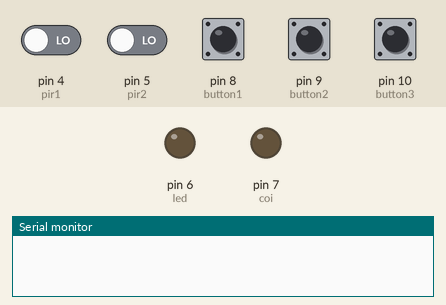
Recording of a sketch running on a simulated Arduino Uno, built with avr-gcc and run on an emulated ATmega328P. On the bench: output pins drawn as LEDs (lit = HIGH), the last lines printed to the serial monitor. The inputs (shaded band) are chosen by the test bench; at power-on: pin 8 (button1), pin 9 (button2), pin 10 (button3) HIGH, pin 4 (pir1), pin 5 (pir2) LOW.

Above: at 1.2 s.
1.3 s: pin 4 (pir1) driven HIGH
At 1.6 s:
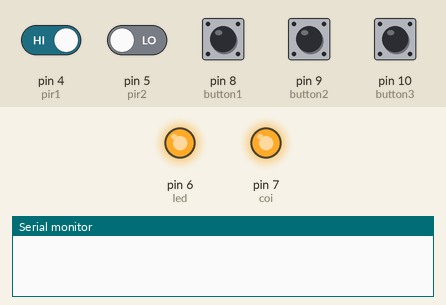
2.8 s: pin 9 (button2) pulled LOW for 1 s
At 3.9 s:
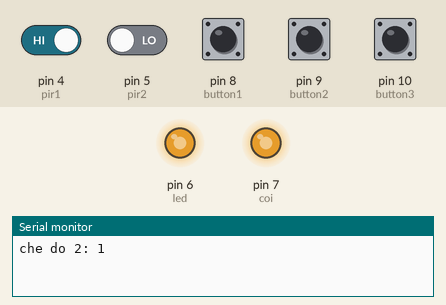
5.3 s: pin 8 (button1) pulled LOW for 0.15 s
At 5.45 s:
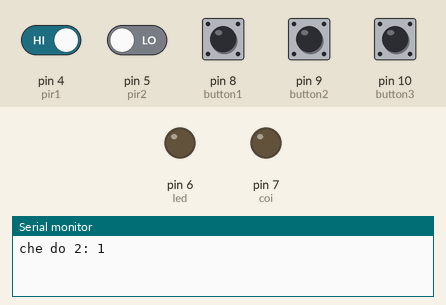
6.9 s: pin 8 (button1) pulled LOW for 1 s
At 7.5 s:
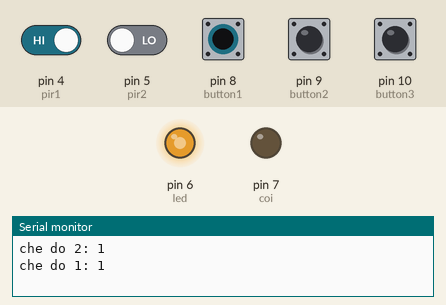
9.4 s: pin 10 (button3) pulled LOW for 1 s
At 10.6 s:
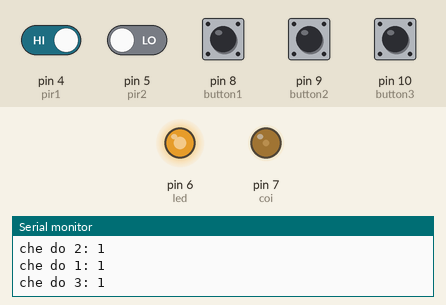
11.9 s: pin 9 (button2) pulled LOW for 0.15 s
At 12.05 s:
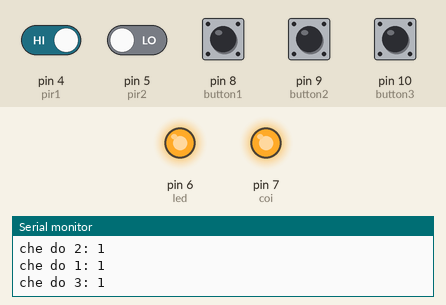
Timing chart, 0 to 14.5 s (numbered marks = the images above; inputs shaded):
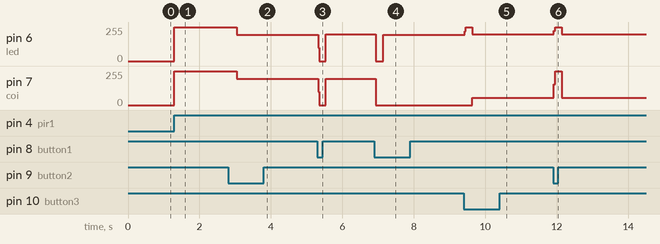

Measured:
- after the input at 1.3 s, pin 6 (led), pin 7 (coi): 0/255 → 255/255 at once
- after the input at 2.8 s, pin 6 (led), pin 7 (coi): 255/255 → 198/255 after 0.24 s
- after the input at 5.3 s, pin 6 (led): 198/255 → 0/255 at once, → 199/255 0.22 s later; pin 7 (coi): 198/255 → 0/255 at once, → 198/255 0.22 s later
- after the input at 6.9 s, pin 6 (led): 199/255 → 0/255 at once, → 196/255 0.20 s later; pin 7 (coi): 198/255 → 0/255 at once
- after the input at 9.4 s, pin 6 (led): 196/255 → 255/255 at once, → 199/255 0.22 s later; pin 7 (coi): 0/255 → 53/255 after 0.24 s
- after the input at 11.9 s, pin 6 (led): 199/255 → 255/255 at once, → 200/255 0.22 s later; pin 7 (coi): 53/255 → 255/255 at once, → 53/255 0.22 s later

The sketch:

Test1.ino
```cpp
#define pir1 4
#define pir2 5
#define led 6
#define coi 7
#define button1 8
#define button2 9
#define button3 10

bool chedo1 = false;
bool chedo2 = false;
bool chedo3 = false;

bool nut1DaNhan = false;
bool nut2DaNhan = false;
bool nut3DaNhan = false;

int giatriPIR1 = 0;
int giatriPIR2 = 0;
int giatributton1 = 0;
int giatributton2 = 0;
int giatributton3 = 0;
void setup()
{
  pinMode(pir1, INPUT);
  pinMode(pir2, INPUT);
  pinMode(led, OUTPUT);
  pinMode(coi, OUTPUT);
  pinMode(button1, INPUT_PULLUP);
  pinMode(button2, INPUT_PULLUP);
  pinMode(button3,INPUT_PULLUP);

  Serial.begin(9600);
}

void loop()
{
 giatriPIR1 = digitalRead(pir1);
 giatriPIR2 = digitalRead(pir2);
 giatributton1 = digitalRead(button1);
 giatributton2 = digitalRead(button2);
 giatributton3 = digitalRead(button3);
  //Xử lí nút nhấn chế độ 3
  if(giatributton3 == LOW && !nut3DaNhan)
  {
    delay(200);
    if(digitalRead(button3) == LOW)
    {
      chedo3 = !chedo3;
      nut3DaNhan = true;
      Serial.print("che do 3: ");
      Serial.println(chedo3);
    }
  }
    if(giatributton3 == HIGH)
    {
      nut3DaNhan = false;
    }
    if(chedo3)
    {
     if(giatriPIR1 == HIGH || giatriPIR2 == HIGH)
  {
    digitalWrite(coi,HIGH);
  }
  else
  {
    digitalWrite(coi,LOW);
  }
    }
   // Xử lý nút nhấn chế độ 2
  if (giatributton2 == LOW && !nut2DaNhan)
  {
    delay(200);
    if (digitalRead(button2) == LOW)
    {
      chedo2 = !chedo2;
      nut2DaNhan = true;
      Serial.print("che do 2: ");
      Serial.println(chedo2);
    }
  }
  if (giatributton2 == HIGH)
  {
  nut2DaNhan = false;
  }
  // Nếu chế độ 2 bật, tắt toàn bộ hệ thống
  if (chedo2)
   {
    digitalWrite(led, LOW);
    digitalWrite(coi, LOW);
//  return;  // Thoát loop để không xử lý tiếp
  }

  // Xử lý nút nhấn chế độ 1
  if (giatributton1 == LOW && !nut1DaNhan)
  {
    delay(200);
    if (digitalRead(button1) == LOW)
    {
      chedo1 = !chedo1;
      nut1DaNhan = true;
      Serial.print("che do 1: ");
      Serial.println(chedo1);
    }
  }
  if (giatributton1 == HIGH)
  {
  nut1DaNhan = false;
  }

  if (chedo1)
  {
    if (giatriPIR1 == HIGH || giatriPIR2 == HIGH)
  {
    digitalWrite(led, HIGH);
  }
  else
  {
    digitalWrite(led, LOW);
  }
  }
   else
   {
    // Chế độ mặc định: bật cả LED và còi khi có chuyển động
    if (giatriPIR1 == HIGH || giatriPIR2 == HIGH)
    {
      digitalWrite(led, HIGH);
      digitalWrite(coi, HIGH);
    } else
    {
      digitalWrite(led, LOW);
      digitalWrite(coi, LOW);
    }
  }
}
```
